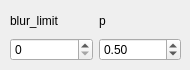
         <widget class="QWidget" name="tab_5">
          <attribute name="title">
           <string>MedianBlur </string>
          </attribute>
          <widget class="QWidget" name="gridLayoutWidget_11">
           <property name="geometry">
            <rect>
             <x>10</x>
             <y>10</y>
             <width>171</width>
             <height>51</height>
            </rect>
           </property>
           <layout class="QGridLayout" name="gridLayout_11">
            <item row="0" column="1">
             <widget class="QLabel" name="label_39">
              <property name="text">
               <string>p</string>
              </property>
             </widget>
            </item>
            <item row="1" column="1">
             <widget class="QDoubleSpinBox" name="sb_meb_p">
              <property name="value">
               <double>0.500000000000000</double>
              </property>
             </widget>
            </item>
            <item row="0" column="0">
             <widget class="QLabel" name="label_31">
              <property name="text">
               <string>blur_limit</string>
              </property>
             </widget>
            </item>
            <item row="1" column="0">
             <layout class="QHBoxLayout" name="horizontalLayout_15">
              <item>
               <widget class="QSpinBox" name="sb_meb_blur_limit"/>
              </item>
             </layout>
            </item>
           </layout>
          </widget>
         </widget>
